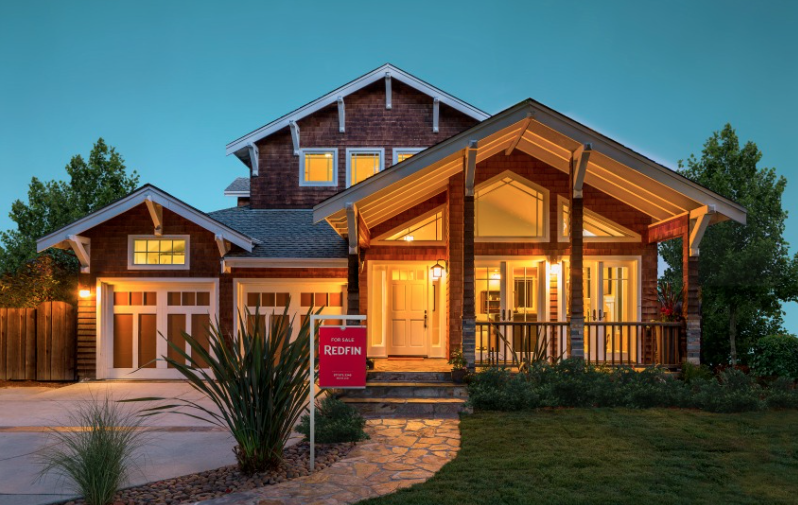
#> input picture Applications/data/Redfin_house.png, 798 x 505 px, found by its file name
$ jupyter execute --allow-errors PCAExample.ipynb   (shell and % lines are left out)
#> lines starting #> are read from the running program, lines starting #| are printed output that depends on the picture
### barebones_ai/unsupervised/pca.py
import matplotlib.pyplot as plt
import numpy as np

from barebones_ai import utils


class PCA:
    """
    Dimensionality reduction using the diagonalization of a covariance matrix
    Can specify whether to use calculate the covariance matrix of the rows or columns of a given data matrix
    Parameters:
        X: numpy array() data matrix
        column: boolean determines whether to generate covariance matrix from columns or rows
        eigenvalues and eigenvectors: numpy array() eigenvalues and eigenvectors of the covariance matrix
        proportion_variance: numpy array() variance explained by PCs
        cumulative_var: numpy array() cumulative variance explained by PCs
    """

    def __init__(self, X, column=True):
        # PCA uses the rows of X or the columns to construct the cov matrix
        self.column = column
        self.X = X
        if column:
            self.mumat = X.mean(axis=0)
            self.cov = utils.compute_covariance(X)
        else:
            self.mumat = X.mean(axis=1)
            self.cov = utils.compute_covariance(X, False)
        self.X_shifted = self.X - self.mumat
        self.eigenvalues, self.eigenvectors = np.linalg.eig(self.cov)
        self.eigenvectors = self.eigenvectors.astype(float).real
        self.eigenvalues = np.sort(self.eigenvalues)[::-1]
        self.proportion_variance = (
            (self.eigenvalues / float(sum(self.eigenvalues))).astype(float)
        ).real
        self.cumulative_var = np.cumsum(self.proportion_variance)

    # [55 lines left out: functions rank, project, plot2D, not called in this run]

### notebooks/PCAExample.ipynb
# PCA

[cell 1]
import cv2
import numpy as np
import statsmodels.formula.api as smf
import seaborn as sns
import matplotlib.pyplot as plt
import pandas as pd
from barebones_ai.unsupervised.pca import PCA

## Using PCA for image compression

### read in an image, extract red values

[cell 2]
img = cv2.imread("data/Redfin_house.png")
#> img is the input picture: shape (505, 798, 3); mean B, G, R 85.4, 94.6, 89.3

[cell 3]
X = img[:,:,2]
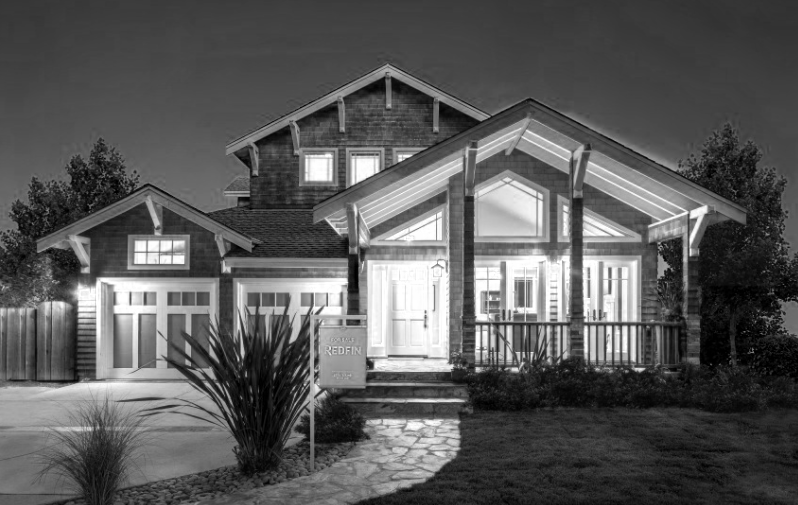
#> X: shape (505, 798); min 0, max 255, mean 89.3

Dimensions:

[cell 4]
print(X.shape)
#| (505, 798)

Histogram of X:

[cell 5]
plt.hist(X.flatten())
plt.title('Reds')
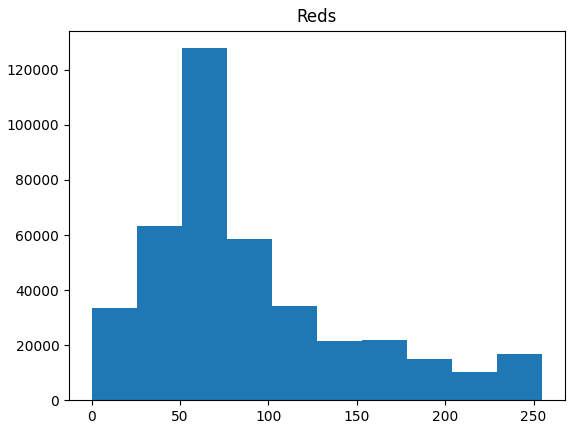
#> figure drawn by matplotlib, 1 panel; tallest bar 127865 high, from x = 51 to 76.5

### b)

[cell 6]
def compute_covariance(X,col=True, correlation=False):
    '''
        computes covariance using definition (X - mean).dot(X-mean).T
        change col to True for (X - mean).T.dot(X-mean)
        change correlation to True for the correlation matrix
    '''
    if col is False:
        newx = ((X-X.mean(axis=1)).dot(X-X.mean(axis=1)).T)/X.shape[1]
    else:
        newx = ((X-X.mean(axis=0)).T.dot(X-X.mean(axis=0)))/X.shape[0]
    if correlation:
        stdev = np.diag(1/np.sqrt(np.diag(newx)))
        newx = stdev.dot(newx).dot(stdev)
    return newx

#> (a cell that did not finish here is left out)

#> in __init__, `self.mumat = X.mean(axis=0)`: self.mumat = 798 values, max 142.2 at index 430, min 36.84 at index 740, mean 89.31
